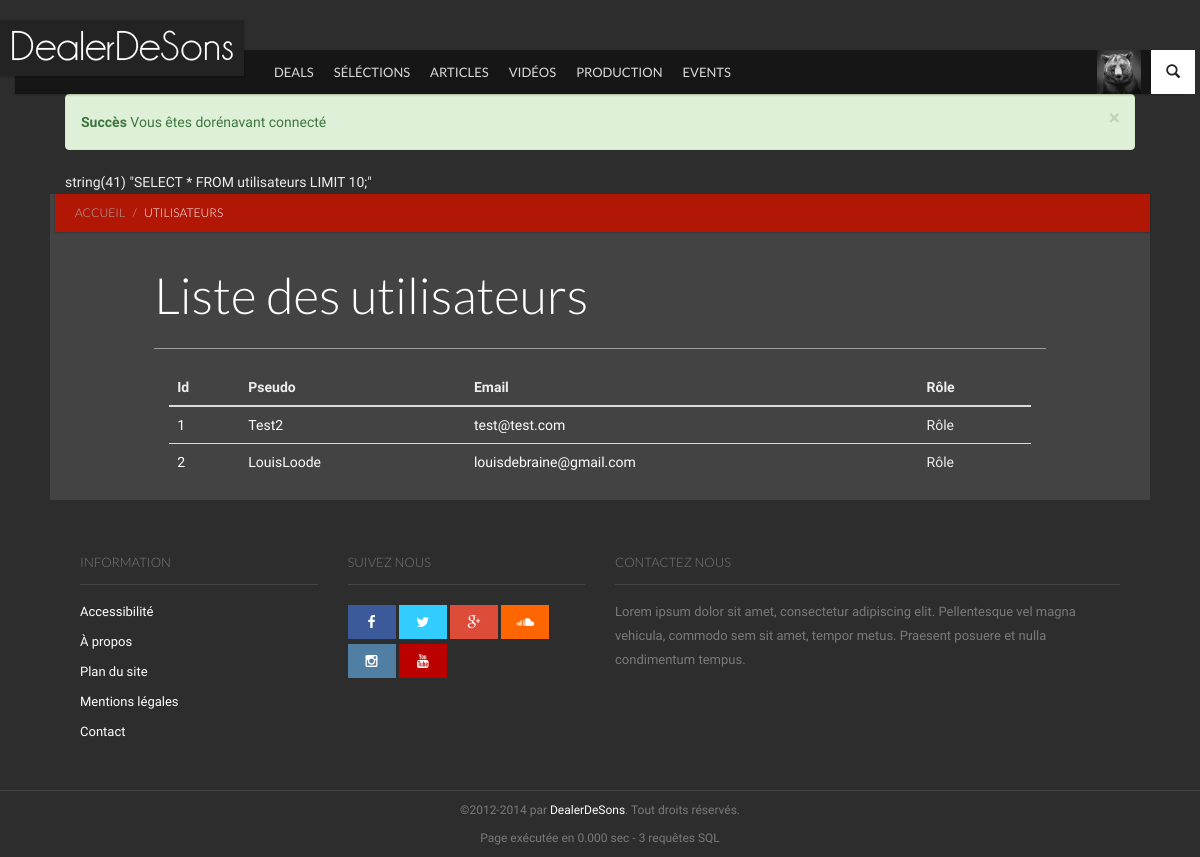
Page /index.php?page=utilisateurs (signed in) on the committed database.
### tables this page shows
CREATE TABLE `categories` (
`id_cat` int(11) NOT NULL,
  `nom_cat` varchar(255) NOT NULL,
  `menu` bit(1) NOT NULL,
  `ordre` int(2) NOT NULL
);

CREATE TABLE `utilisateurs` (
`id_user` int(11) unsigned NOT NULL,
  `nom_user` varchar(32) NOT NULL,
  `password` char(40) NOT NULL,
  `email` varchar(128) NOT NULL,
  `role` int(1) NOT NULL DEFAULT '1',
  `hash_validation` char(32) NOT NULL,
  `date_inscription` datetime NOT NULL,
  `avatar` varchar(128) NOT NULL DEFAULT '',
  `bio` text NOT NULL,
  `facebook` varchar(255) NOT NULL,
  `twitter` varchar(255) NOT NULL,
  `instagram` varchar(255) NOT NULL,
  `vimeo` varchar(255) NOT NULL,
  `tumblr` varchar(255) NOT NULL,
  `linkedin` varchar(255) NOT NULL,
  `soundcloud` varchar(255) NOT NULL,
  `youtube` varchar(255) NOT NULL
);

### inc/init.php (called while the page is built, shortened)
<?php
	include(dirname(__FILE__).'/modeles/articles.php');
	include(dirname(__FILE__).'/modeles/utilisateurs.php');
	$verif_connect = (isset($_SESSION['id']) AND isset($_SESSION['pseudo']));
	if ($verif_connect){
		$infosUser = display_utilisateur($_SESSION['id']);
		$user_infos = $infosUser['0'];
	}
	$categories_menu = liste_categories('menu', 'croissant');
?>

### inc/modeles/utilisateurs.php (called while the page is built, shortened)
<?php
function liste_utilisateurs($by='', $limit='10'){
	$utilisateurs = array();
	if(!empty($limit)) {
	    $limit = 'LIMIT '.$limit;
	}
	$ajoutRequete = $limit.';';
	$myRequete = 'SELECT * FROM utilisateurs
					'.$ajoutRequete;
	var_dump($myRequete);
	$req = requete($myRequete);
        while ($data = mysqli_fetch_assoc($req))
        {
                $utilisateurs[] = $data;
        }
        return $utilisateurs;
}
function display_utilisateur($id_user){
	$myRequete = 'SELECT *
						FROM utilisateurs
						WHERE id_user = '.$id_user.'';
	$req = requete($myRequete);
        while ($data = mysqli_fetch_assoc($req))
        {
                $infos[] = $data;
        }
        return $infos;
}
?>

### inc/fonctions.php (called while the page is built, shortened)
<?php
function requete($myRequete) {
	global $query_count, $myConnexion;
	return mysqli_query($myConnexion,$myRequete);
}
?>

### inc/modeles/articles.php (called while the page is built, shortened)
<?php
function liste_categories($menu='', $by=''){
	$categories = array();
	$req_menu = '';
	$order_by = '';
	$limit = '';
	switch ($menu)
	{
	case 'menu':
        $req_menu = 'WHERE menu = 1';
    break;
	}
	switch ($by)
	{
	case 'croissant':
        $order_by = 'ORDER BY ordre ASC';
    break;
	}
	$ajoutRequete = $req_menu.' '.$order_by.' '.$limit.'';
	$myRequete = 'SELECT *
					FROM categories
					'.$ajoutRequete;
	$req = requete($myRequete);
        while ($data = mysqli_fetch_assoc($req))
        {
                $categories[] = $data;
        }
        return $categories;
}
?>

### pages/vues/utilisateurs.php (the view)
<div id="content" class="content bg-base section">
<div class="ribbon ribbon-highlight">
				<ol class="breadcrumb ribbon-inner">
					<li><a href="index.php">Accueil</a></li>
					<li class="active">Utilisateurs</li>
				</ol>
</div>
<div class="row">
			<header class="page-header col-md-10 col-md-offset-1">
				<h2 class="page-title full-page-title">
					Liste des utilisateurs
				</h2>
			</header>
			 <div class="col-md-10 col-md-offset-1">
		    <div class="row">
            <table class="table">
                <thead>
                    <tr>
                        <th>Id</th>
                        <th>Pseudo</th>
                        <th>Email</th>
                        <th>Rôle</th>
                    </tr>
                </thead>
                <tbody>
<?php
foreach($utilisateurs as $data)
{
?>
                    <tr>
                        <td><a href="utilisateurs-0-<?php echo $data['id_user']; ?>.html"><?php echo $data['id_user']; ?></a></td>
                        <td><a href="utilisateurs-0-<?php echo $data['id_user']; ?>.html"><?php echo $data['nom_user']; ?></a></td>
                        <td><a href="utilisateurs-0-<?php echo $data['id_user']; ?>.html"><?php echo $data['email']; ?></a></td>
                        <td>Rôle</td>
                    </tr>
<?php
}
?>
                </tbody>
            </table>
		    </div>
			 </div>
			 </div>
			 </div>

### pages/vues/header.php (shortened to what this page needs)
<!DOCTYPE html>
 <html class="no-js">
	<head>
		<link rel="stylesheet" href="vendor/bootstrap/css/bootstrap.min.css">
		<link rel="stylesheet" href="vendor/font-awesome/css/font-awesome.min.css">
		<link rel="stylesheet" href="vendor/prettyPhoto/css/prettyPhoto.css">
		<link rel="stylesheet" href="css/base.css">
		<link rel="stylesheet" href="css/components.css">
		<link rel="stylesheet" href="css/style.css">
		<link rel="stylesheet" href="css/modifs.css">
	</head>
	<body>
		<nav id="header" class="header-navbar" role="navigation">
			<div class="header-navbar-inner container">
				<div id="brand" class="navbar-brand">
					<a href="index.html" rel="bookmark">
						<img src="img/light-logo.png" data-src="img/light-logo.png" data-src-retina="img/logo-retina.png" width="244" height="56" alt="">
					</a>
				</div>
				<ul class="nav nav-icons">
					<li>
						<a href="#" class="btn-icon" data-toggle=".header-navbar-inner" data-toggle-class="search-toggled-in">
							<span class="search-toggled-out-icon glyphicon glyphicon-search"></span>
						</a>
					</li>
				</ul>
				<ul class="nav navbar-nav">
<?php if ($verif_connect){ ?>
					<li class="nav-all pull-right">
						<a href="#" data-toggle="li">
							<span class="img"><img src="img/Tests/avatar.jpg" alt="Avatar de <?php echo $user_infos['id_user'];?>"></span>
						</a>
					</li>
<?php }else{?>
					<li class="pull-right"><a href="connexion.html" class="btn btn-danger">Connexion</a></li>
<?php } ?>
<?php
foreach($categories_menu as $data)
{
?>
					<li class="visible-md visible-lg"><a href="categories-<?php echo $data['id_cat']; ?>.html"><?php echo $data['nom_cat']; ?></a></li>
<?php
}
?>
				</ul>
			</div>
		</nav>
		<div id="main" class="container">
				<?php include 'includes/messages_erreurs.php'; ?>

### css/base.css (style rules this page uses)
html,body { height:100% }
body { font-family:'Droid Sans',sans-serif;font-size:14px;line-height:24px }
h1,h2,h3,h4,h5,h6 { font-family:'Lato',sans-serif;font-weight:300;margin-bottom:20px }
img { max-width:100% }
.header-navbar { position:absolute;z-index:1000;width:100%;margin-top:50px;height:44px;line-height:44px;-webkit-border-radius:0;-moz-border-radius:0;-o-border-radius:0;border-radius:0;-moz-background-clip:padding;-webkit-background-clip:padding-box;-o-background-clip:padding-box;background-clip:padding-box;border:0;min-height:inherit;-webkit-transition:all .2s linear;-moz-transition:all .2s linear;-ms-transition:all .2s linear;-o-transition:all .2s linear;font-family:'Lato',sans-serif }
.header-navbar .header-navbar-inner { position:relative;padding:0;height:44px }
.header-navbar .btn-icon { padding:0;margin:0;line-height:44px;height:44px;width:44px;border:0;background-color:transparent }
.header-navbar .navbar-brand { margin:0 5px 0 0;padding:0;width:244px;height:44px;-webkit-transition:all .2s linear;-moz-transition:all .2s linear;-ms-transition:all .2s linear;-o-transition:all .2s linear;border-right:1px solid transparent }
.header-navbar .navbar-brand a { position:relative;top:-30px;left:-15px;display:block;width:244px;height:56px;-webkit-transition:all .2s linear;-moz-transition:all .2s linear;-ms-transition:all .2s linear;-o-transition:all .2s linear }
.header-navbar .navbar-brand a img { vertical-align:top;position:relative;height:auto }
.header-navbar .nav-icons { position:relative;height:44px;width:44px;float:right;margin-right:-10px }
.header-navbar .nav-icons>li { width:44px;height:44px }
.header-navbar .nav-icons>li>a { padding:0;line-height:44px;width:44px;text-align:center }
.header-navbar .nav-icons .search-toggled-out-icon { display:inline-block;zoom:1;*display:inline }
.nav.navbar-nav { height:44px;line-height:44px;float:none;display:block;width:auto;font-size:13px }
.nav.navbar-nav>li { height:44px;line-height:44px }
.nav.navbar-nav>li.nav-all { border-left:transparent 1px solid }
.nav.navbar-nav>li.nav-all>a { line-height:44px;height:44px }
.nav.navbar-nav>li>a { padding:0 10px;line-height:44px;height:44px;text-transform:uppercase }
#main { padding-top:94px;position:relative }
.page-header { border:0;margin-top:15px;margin-bottom:20px;border-bottom:1px solid #ccc }
.page-header[class*="col-"] .page-title,.page-header[class^="col-"] .page-title { margin-top:0;position:relative;left:-15px }
.page-title,.page-title.full-page-title { font-size:36px;line-height:43px;margin-bottom:5px;font-weight:300;overflow:hidden }
.section { position:relative;margin-bottom:20px;*zoom:1 }
.section:before,.section:after { display:table;line-height:0;content:"" }
.section:after { clear:both }
.container>.section:not(.row),.container>.section.not-row { padding-left:15px;padding-right:15px;margin-left:-15px;margin-right:-15px }
@media (min-width: 768px) { .page-header { margin-top:15px;margin-bottom:15px } }
@media (min-width: 768px) { .page-title,.page-title.full-page-title { font-size:41px;line-height:48px } }
@media (min-width: 769px) { .nav.navbar-nav>li { display:none } }
@media (min-width: 769px) { .nav.navbar-nav>li:nth-child(1),.nav.navbar-nav>li:nth-child(2),.nav.navbar-nav>li:nth-child(3) { display:block } }
@media (min-width: 899px) { .nav.navbar-nav>li:nth-child(4) { display:block } }
@media (min-width: 992px) { .nav.navbar-nav>li:nth-child(5) { display:block } }
@media (min-width: 992px) { .page-header { margin-top:15px;margin-bottom:20px } }
@media (min-width: 1150px) { .nav.navbar-nav>li:nth-child(6) { display:block } }
@media (min-width: 1200px) { .container { max-width:1170px } }
@media (min-width: 1200px) { .page-title { font-size:46px;line-height:53px;padding-bottom:10px } }
@media (min-width: 1200px) { .page-title.full-page-title { font-size:50px;line-height:57px } }

### css/components.css (style rules this page uses)
.table { margin-bottom:20px }
.ribbon { position:relative;margin:0 -15px 0 -10px;z-index:20;font-family:'Lato',sans-serif;text-transform:uppercase;line-height:38px }
.ribbon>span,.ribbon>a,.ribbon>.ribbon-inner { display:block;width:100%;height:100%;padding:0 20px;text-overflow:ellipsis;white-space:nowrap;overflow:hidden }
.breadcrumb { background-color:transparent;-webkit-border-radius:0;-moz-border-radius:0;-o-border-radius:0;border-radius:0;-moz-background-clip:padding;-webkit-background-clip:padding-box;-o-background-clip:padding-box;background-clip:padding-box;top:0;font-size:12px;line-height:38px;font-weight:300 }

### rows in the picture
categories: nom_cat "DEALS"
categories: nom_cat "SÉLÉCTIONS"
categories: nom_cat "ARTICLES"
categories: nom_cat "VIDÉOS"
categories: nom_cat "PRODUCTION"
categories: nom_cat "EVENTS"
utilisateurs: id_user "1", nom_user "Test2", email "test@test.com"
utilisateurs: id_user "2", nom_user "LouisLoode", email "louisdebraine@gmail.com"

### other values in the picture
$data['TITRE'] "Succès"
$data['MESSAGE'] "Vous êtes dorénavant connecté"
$query_count "3"
